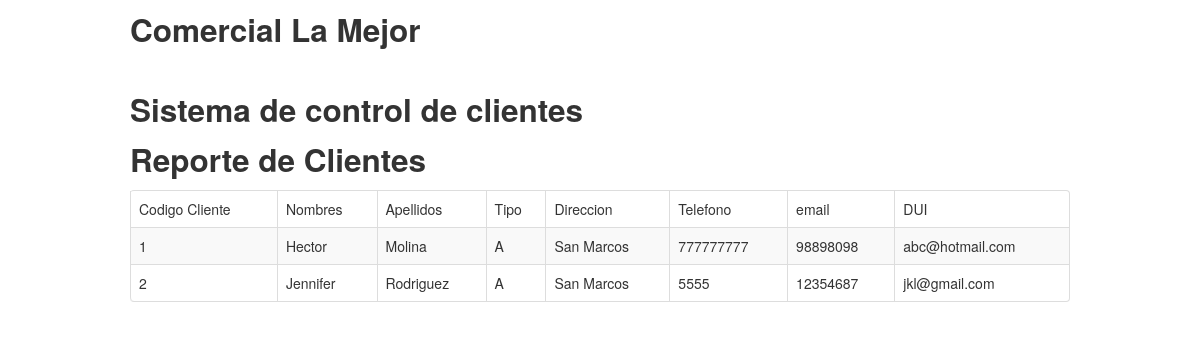
The app's page /raiz/reporte2.php?rep=todos with its own data.
### tables this page shows
CREATE TABLE `clientes` (
  `idcliente` int(11) NOT NULL AUTO_INCREMENT,
  `nombre` varchar(30) NOT NULL,
  `apellidos` varchar(30) NOT NULL,
  `direccion` varchar(100) NOT NULL,
  `tipo` varchar(1) NOT NULL,
  `telefono` int(8) NOT NULL,
  `email` varchar(80) NOT NULL,
  `dui` int(12) NOT NULL,
  PRIMARY KEY (`idcliente`)
);

### raiz/reporte2.php (the view, shortened to what this page needs)
<!DOCTYPE html>
<html lang="sp">
<head>
    <link   href="../css/bootstrap.min.css" rel="stylesheet">
</head>
<body>
    <div class="container">
				<div>
					<h2>Comercial La Mejor</h2> <br>
					<h2>Sistema de control de clientes</h2>
    		  </div>
			  <h2>Reporte de Clientes</h2>
			 <table class="table table-striped table-bordered">
		             <thead>
		                <tr>
		                  <td>Codigo Cliente</td>
		                  <td>Nombres </td>
		                  <td>Apellidos</td>
						  <td>Tipo</td>
		                  <td>Direccion</td>
						  <td>Telefono</td>
						  <td>email</td>
						  <td>DUI</td>
						  </tr>
		              </thead>
		               <tbody> <?php
					   include '../database.php';
					   $pdo = Database::connect();
						if ($_GET["rep"]=="todos")
						{	$sql = 'SELECT * FROM clientes ORDER BY apellidos';
						}
					   foreach ($pdo->query($sql) as $row) {
						   		echo '<tr>';
							   	echo '<td>'. $row['idcliente'] . '</td>';
							   	echo '<td>'. $row['nombre'] . '</td>';
							   	echo '<td>'. $row['apellidos'] . '</td>';
								echo '<td>'. $row['tipo'] . '</td>';
								echo '<td>'. $row['direccion'] . '</td>';
								echo '<td>'. $row['telefono'] . '</td>';
								echo '<td>'. $row['dui'] . '</td>';
								echo '<td>'. $row['email'] . '</td>';
							   	echo '</tr>';
					   }
					  ?>
				      </tbody>
	         </table>
    </div>
  </body>
</html>

### records on screen
clientes: idcliente "1", nombre "Hector", apellidos "Molina", tipo "A", direccion "San Marcos", telefono "777777777", dui "98898098", email "abc@hotmail.com"
clientes: idcliente "2", nombre "Jennifer", apellidos "Rodriguez", tipo "A", direccion "San Marcos", telefono "5555", dui "12354687", email "jkl@gmail.com"
